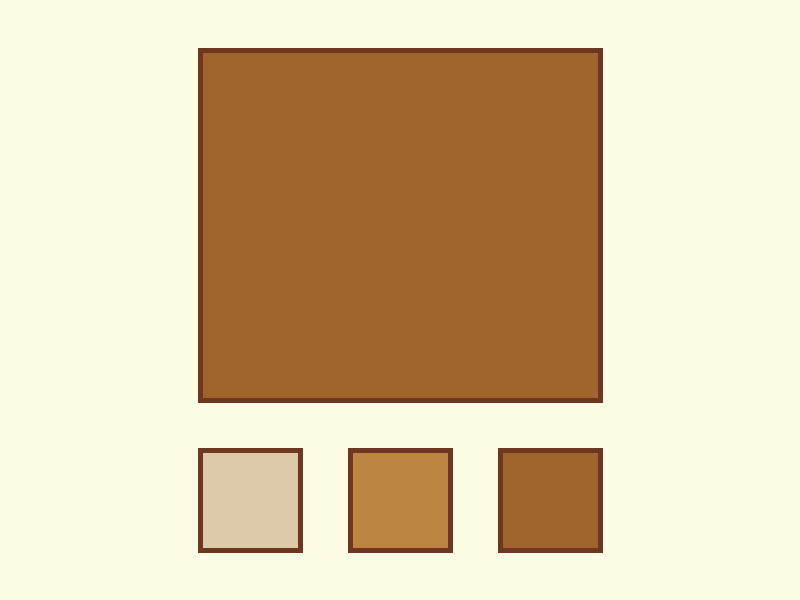
Frame 1 (no input)
Frame 60 (the mouse pressed at the canvas centre just before this capture): identical to frame 1, image omitted
Frame 120 (the mouse held since frame 60 and released just before this capture): identical to frame 1, image omitted

The Processing sketch that drew this single still picture (run headless with seeded random() and noise(); from frame 60 on, the mouse is pressed at the canvas centre):

// Processing sketch: checpoint_2
// ── checpoint_2.pde
//pallette of oclors
color cream = #FCFBE3;
color lightBrown = #DDCAAA;
color mediumBrown = #BC8542;
color darkBrown = #9F642C;
color darkestBrown = #6E3722;
color white=#FFFFFF;

//varialbes fr color selection
color selectedColor;

void setup() {
  size (800, 600);
  strokeWeight(5);
  stroke(darkestBrown);
  selectedColor = darkBrown;
}

void draw() {
  background(cream);

  //buttons
  tactile(200,300,450,550);
  fill(lightBrown);
  rect(200,450,100,100);

  tactile(350,450,450,550);
  fill(mediumBrown);
  rect(350,450,100,100);

  tactile(500,600,450,550);
  fill(darkBrown);
  rect(500,450,100,100);

  //indicator
  stroke(darkestBrown);
  fill(selectedColor);
  rect(200, 50, 400, 350);
}

void tactile(int x,int y, int r,int a){
  if(mouseX>x && mouseX<y && mouseY>r && mouseY<a){
    stroke(white);
  }else{
    stroke(darkestBrown);
  }
}
  
  
void mouseReleased() {
  //lighbrown button
  if (mouseX>200 && mouseX<300 && mouseY>450 && mouseY<550) {
    selectedColor=lightBrown;
  }
  //mediumbr button 
  if (mouseX>350 && mouseX<450 && mouseY>450 && mouseY<550) {
    selectedColor=mediumBrown;
  }
  //darkbrowon
  if (mouseX>500 && mouseX<600 && mouseY>450 && mouseY<550) {
    selectedColor=darkBrown;
  }
}
